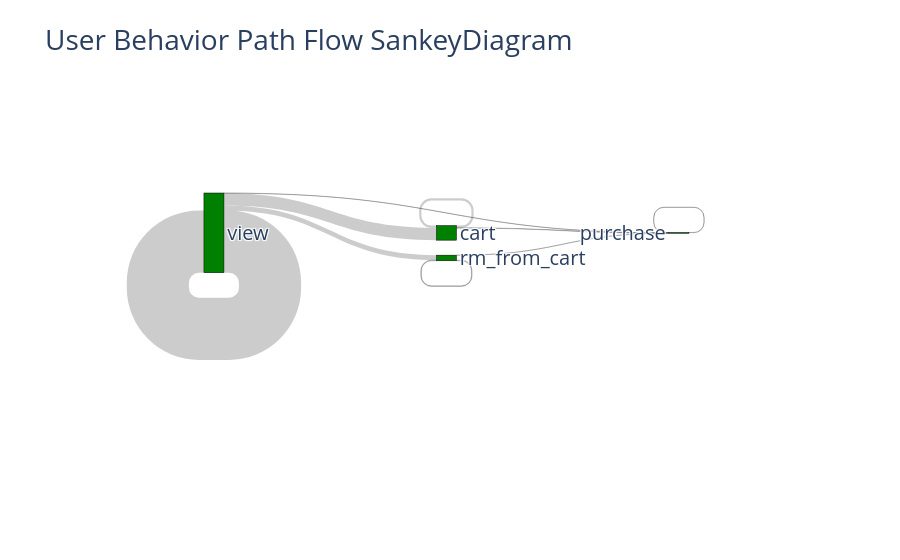

Notebook source saved alongside this figure:
### Code cell
fig = go.Figure(data=[go.Sankey(
                            node = dict(
                                pad = 15,
                                thickness = 20,
                                line = dict(color = "black", width = 0.5),
                                label = ["view", "cart", "rm_from_cart", "purchase"],
                                hovertemplate='Node %{label} has total value %{value}<extra></extra>',
                                color = "green"
                            ),
                            link = dict(
                                source = [0,0,0,1,2,0,1,2,3],
                                target = [1,2,3,3,3,0,1,2,3],
                                value = [v2c,v2r,v2p,c2p,r2p,onlyv,onlyc,onlyr,onlyp],
                                customdata = [0.1549, 0.0022, 0.0622, 0.0045, 0.0007, 0.778 , 0.0277, 0.0034,0.0081],
                                hovertemplate='Link from %{source.label}<br />'+'to %{target.label}<br />has value %{value}'+'<br /> and pct %{customdata}<extra></extra>',
                            )
                        )
                     ]
               )

fig.update_layout(title_text="User Behavior Path Flow SankeyDiagram", font_size=20)
fig.show()

### Figure 1 — Plotly figure (JSON) as saved in the notebook; plotly's stock layout.template omitted (floating-point values rounded to 4 significant figures)
{"data": [{"link": {"customdata": [0.1549, 0.0022, 0.0622, 0.0045, 0.0007, 0.778, 0.0277, 0.0034, 0.0081], "hovertemplate": "Link from %{source.label}<br />to %{target.label}<br />has value %{value}<br /> and pct %{customdata}<extra></extra>", "source": [0, 0, 0, 1, 2, 0, 1, 2, 3], "target": [1, 2, 3, 3, 3, 0, 1, 2, 3], "value": [130124, 52235, 1856, 3784, 605, 653400, 23242, 6790, 2830]}, "node": {"color": "green", "hovertemplate": "Node %{label} has total value %{value}<extra></extra>", "label": ["view", "cart", "rm_from_cart", "purchase"], "line": {"color": "black", "width": 0.5}, "pad": 15, "thickness": 20}, "type": "sankey"}], "layout": {"autosize": true, "font": {"size": 20}, "title": {"text": "User Behavior Path Flow SankeyDiagram"}}}
